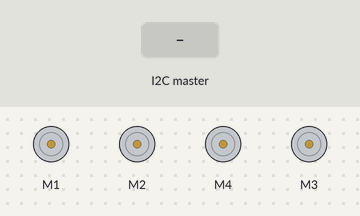
A sketch run on a simulated Arduino Uno, built with avr-gcc and run on an emulated ATmega328P. Shown: 4 × DC motor (green arrow = forward, orange = backward, longer = faster). Inputs (shaded band) come from the test bench.

Above: at 1.2 s.
1.3 s: the I2C master sends "F"
At 1.7 s:
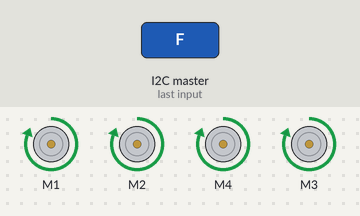
2.8 s: the I2C master sends "B"
At 4.0 s:
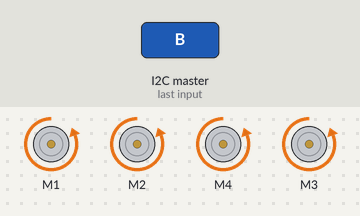
4.3 s: the I2C master sends "G"
At 5.5 s:
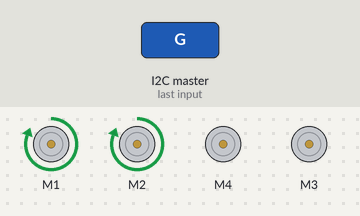
5.8 s: the I2C master sends "I"
At 6.6 s:
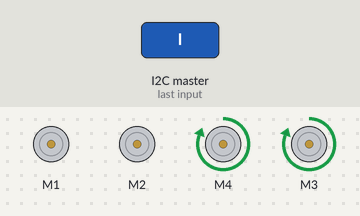
7.3 s: the I2C master sends "H"
At 7.7 s:
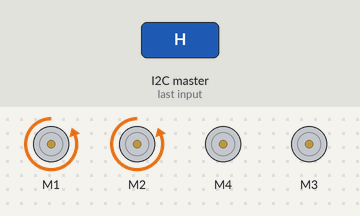
8.8 s: the I2C master sends "J"
At 10.0 s:
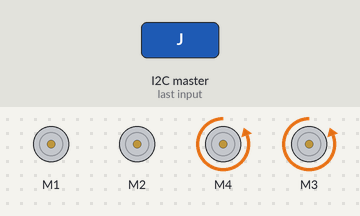
Timing chart, 0 to 11.3 s (numbered marks = the images above; inputs shaded):
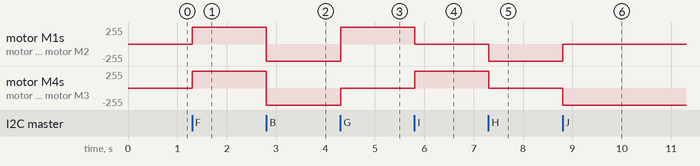

The sketch:

SK_14_i2c_slave.ino
```cpp
#include <AFMotor.h>
#include <Wire.h>


AF_DCMotor RBmotor(1, MOTOR12_64KHZ);   // right back wheel
AF_DCMotor RFmotor(2, MOTOR12_64KHZ);   // right front wheel
AF_DCMotor LBmotor(4, MOTOR34_64KHZ);   // left back wheel
AF_DCMotor LFmotor(3, MOTOR34_64KHZ);   // left front wheel

int min_speed = 0;
int max_speed = 255;
int move_duration = 1;
char cmd = ' ';
char prev_cmd = ' ';
unsigned int safe_distance = 30;
int iteration_delay = 0;
int loop_count = 0;
int reset_delay = 10;

void setup() {
    Serial.begin(9600);           // set up Serial library at 9600 bps

    Wire.begin(9);
    Wire.onReceive(receiveEvent);

    // turn on motor
    RBmotor.setSpeed(200);
    RFmotor.setSpeed(200);
    LBmotor.setSpeed(200);
    LFmotor.setSpeed(200);

    RBmotor.run(RELEASE);
    RFmotor.run(RELEASE);
    LBmotor.run(RELEASE);
    LFmotor.run(RELEASE);
}

void receiveEvent(int howMany)
{
    cmd = Wire.read();
}

void serial_print (char *direction, int secs, int cms)
{
    char output_string[256];
    sprintf(output_string, "%-13s - %3d cms - %5d microseconds", direction, secs, cms);
    Serial.println(output_string);
}

void stop()
{
    RBmotor.setSpeed(0);
    RFmotor.setSpeed(0);
    LBmotor.setSpeed(0);
    LFmotor.setSpeed(0);

    RBmotor.run(RELEASE);
    RFmotor.run(RELEASE);
    LBmotor.run(RELEASE);
    LFmotor.run(RELEASE);
}

void forward(){
    int i = 0;
    RBmotor.run(FORWARD);
    RFmotor.run(FORWARD);
    LBmotor.run(FORWARD);
    LFmotor.run(FORWARD);

    for (i=0; i<move_duration; i++) {
        RBmotor.setSpeed(max_speed);
        RFmotor.setSpeed(max_speed);
        LBmotor.setSpeed(max_speed);
        LFmotor.setSpeed(max_speed);
        delay(iteration_delay);
    }
}

void reverse(){
    int i = 0;
    RBmotor.run(BACKWARD);
    RFmotor.run(BACKWARD);
    LBmotor.run(BACKWARD);
    LFmotor.run(BACKWARD);

    for (i=0; i<move_duration; i++) {
        RBmotor.setSpeed(max_speed);
        RFmotor.setSpeed(max_speed);
        LBmotor.setSpeed(max_speed);
        LFmotor.setSpeed(max_speed);
        delay(iteration_delay);
    }
}

void forward_left(){
    int i = 0;
    RBmotor.run(FORWARD);
    RFmotor.run(FORWARD);
    LBmotor.run(FORWARD);
    LFmotor.run(FORWARD);

    for (i=0; i<move_duration; i++) {
        RBmotor.setSpeed(max_speed);
        RFmotor.setSpeed(max_speed);
        LBmotor.setSpeed(min_speed);
        LFmotor.setSpeed(min_speed);
        delay(iteration_delay);
    }
}

void forward_right(){
    int i = 0;
    RBmotor.run(FORWARD);
    RFmotor.run(FORWARD);
    LBmotor.run(FORWARD);
    LFmotor.run(FORWARD);

    for (i=0; i<move_duration; i++) {
        RBmotor.setSpeed(min_speed);
        RFmotor.setSpeed(min_speed);
        LBmotor.setSpeed(max_speed);
        LFmotor.setSpeed(max_speed);
        delay(iteration_delay);
    }
}

void reverse_left(){
    int i = 0;
    RBmotor.run(BACKWARD);
    RFmotor.run(BACKWARD);
    LBmotor.run(BACKWARD);
    LFmotor.run(BACKWARD);

    for (i=0; i<move_duration; i++) {
        RBmotor.setSpeed(max_speed);
        RFmotor.setSpeed(max_speed);
        LBmotor.setSpeed(min_speed);
        LFmotor.setSpeed(min_speed);
        delay(iteration_delay);
    }
}

void reverse_right(){
    int i = 0;
    RBmotor.run(BACKWARD);
    RFmotor.run(BACKWARD);
    LBmotor.run(BACKWARD);
    LFmotor.run(BACKWARD);

    for (i=0; i<move_duration; i++) {
        RBmotor.setSpeed(min_speed);
        RFmotor.setSpeed(min_speed);
        LBmotor.setSpeed(max_speed);
        LFmotor.setSpeed(max_speed);
        delay(iteration_delay);
    }
}

void loop() {
    delay(10);

    if (cmd == 'F') {
        forward();
    } else if (cmd == 'B') {
        reverse();
    } else if (cmd == 'G') {
        forward_left();
    } else if (cmd == 'I') {
        forward_right();
    } else if (cmd == 'H') {
        reverse_left();
    } else if (cmd == 'J') {
        reverse_right();
    } else if (cmd == 'S') {
        stop();
    }
}
```

Measured:
- after the input at 1.3 s, motor M1, motor M2, motor M4, motor M3: stopped → forward 255/255 at once
- after the input at 2.8 s, motor M1, motor M2, motor M4, motor M3: forward 255/255 → backward 255/255 at once
- after the input at 4.3 s, motor M1, motor M2: backward 255/255 → forward 255/255 at once; motor M4, motor M3: backward 255/255 → stopped at once
- after the input at 5.8 s, motor M1, motor M2: forward 255/255 → stopped at once; motor M4, motor M3: stopped → forward 255/255 at once
- after the input at 7.3 s, motor M1, motor M2: stopped → backward 255/255 at once; motor M4, motor M3: forward 255/255 → stopped at once
- after the input at 8.8 s, motor M1, motor M2: backward 255/255 → stopped at once; motor M4, motor M3: stopped → backward 255/255 at once
